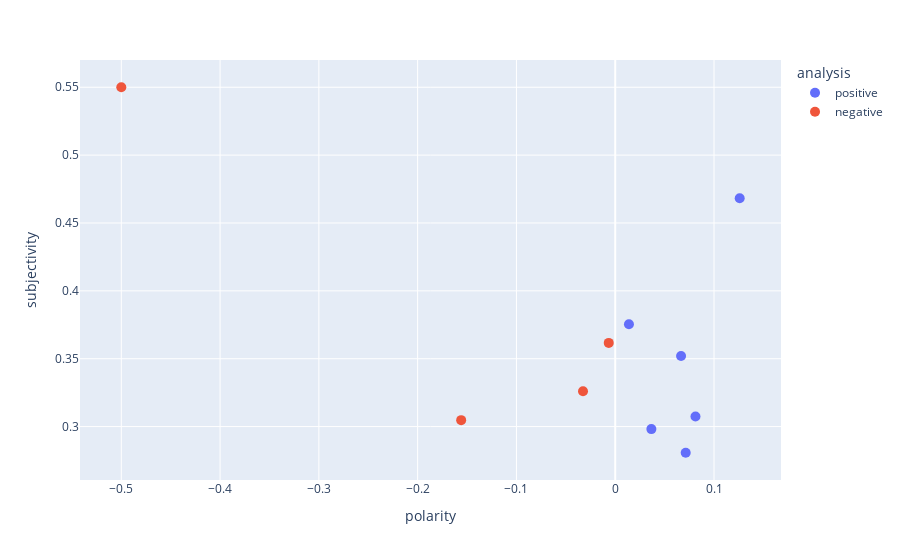

Notebook code for this chart:
### Code cell
#scatter plot between polarity and subjectivity

fig = px.scatter(df,x='polarity',y='subjectivity',color='analysis',hover_data=["title"])
fig.update_traces(marker_size=10)
fig.show()

### Figure 1 — Plotly figure (JSON) as saved in the notebook; plotly's stock layout.template omitted (floating-point values rounded to 4 significant figures)
{"data": [{"customdata": [["floods hit south africa’s kwazulu-natal province again "], ["mozambique announces new prime minister after cabinet reshuffle "], ["analysis: can african gas replace russian supplies to europe? "], ["southern africa bloc sadc extends mozambique mission "], ["in mozambique, kagame says rwandan troops’ work not over "], ["rwanda, mozambique forces recapture port city from rebels "]], "hovertemplate": "analysis=positive<br>polarity=%{x}<br>subjectivity=%{y}<br>title=%{customdata[0]}<extra></extra>", "legendgroup": "positive", "marker": {"color": "#636efa", "size": 10, "symbol": "circle"}, "mode": "markers", "name": "positive", "orientation": "v", "showlegend": true, "type": "scatter", "x": [0.01389, 0.126, 0.06665, 0.07135, 0.03659, 0.08125], "xaxis": "x", "y": [0.3754, 0.4682, 0.352, 0.2807, 0.2982, 0.3074], "yaxis": "y"}, {"customdata": [["mozambique: cyclone gombe death toll rises to 53 "], ["dozens dead from tropical storm ana in southern africa "], ["climate change and famine "], ["rwanda deploys 1,000 soldiers to mozambique’s cabo delgado "]], "hovertemplate": "analysis=negative<br>polarity=%{x}<br>subjectivity=%{y}<br>title=%{customdata[0]}<extra></extra>", "legendgroup": "negative", "marker": {"color": "#EF553B", "size": 10, "symbol": "circle"}, "mode": "markers", "name": "negative", "orientation": "v", "showlegend": true, "type": "scatter", "x": [-0.156, -0.03261, -0.5, -0.00656], "xaxis": "x", "y": [0.3048, 0.3261, 0.55, 0.3617], "yaxis": "y"}], "layout": {"legend": {"title": {"text": "analysis"}, "tracegroupgap": 0}, "margin": {"t": 60}, "xaxis": {"anchor": "y", "domain": [0, 1], "title": {"text": "polarity"}}, "yaxis": {"anchor": "x", "domain": [0, 1], "title": {"text": "subjectivity"}}}}
